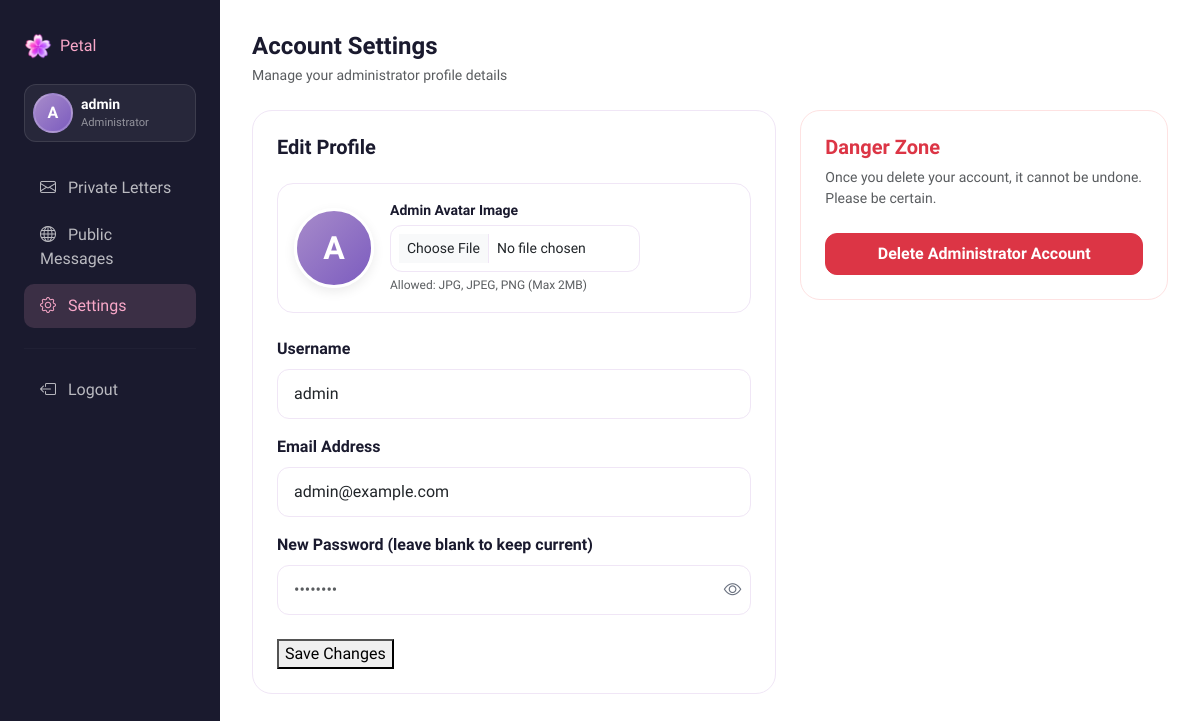
The app's page /pages/admin/settings.php (signed in) with its own data.
### tables this page shows
CREATE TABLE IF NOT EXISTS users (
    id INT AUTO_INCREMENT PRIMARY KEY,
    username VARCHAR(50) NOT NULL UNIQUE,
    email VARCHAR(150) NOT NULL UNIQUE,
    password VARCHAR(255) NOT NULL,
    avatar VARCHAR(255),
    created_at TIMESTAMP DEFAULT CURRENT_TIMESTAMP
);

### pages/admin/settings.php (the view, shortened to what this page needs)
<?php
require_once '../../includes/config.php';
$stmt = mysqli_prepare($conn, "SELECT id, username, email, avatar FROM users WHERE username = ?");
mysqli_stmt_bind_param($stmt, 's', $_SESSION['admin_username']);
mysqli_stmt_execute($stmt);
$admin = mysqli_fetch_assoc(mysqli_stmt_get_result($stmt));
?>
<!DOCTYPE html>
<html lang="en">
<head>
    <link href="https://cdn.jsdelivr.net/npm/bootstrap@5.3.0/dist/css/bootstrap.min.css" rel="stylesheet">
    <link href="https://cdn.jsdelivr.net/npm/bootstrap-icons@1.11.0/font/bootstrap-icons.css" rel="stylesheet">
    <link href="../../assets/css/style.css" rel="stylesheet">
</head>
<body>
<div class="d-flex">
    <div class="admin-sidebar d-none d-md-block" style="width:220px;min-width:220px;">
        <div class="petal-brand mb-4 d-flex align-items-center gap-2">
            <img src="../../assets/img/logo.png" alt="Petal" style="width: 28px; height: auto;"> Petal
        </div>
        <div class="d-flex align-items-center gap-2 mb-4 p-2" style="background: rgba(255,255,255,0.06); border-radius: 12px; border: 1px solid rgba(255,255,255,0.1);">
            <?php if (!empty($admin['avatar']) && file_exists('../../assets/uploads/avatars/' . $admin['avatar'])): ?>
                <img src="../../assets/uploads/avatars/<?= htmlspecialchars($admin['avatar']) ?>" alt="Avatar" class="rounded-circle" style="width: 40px; height: 40px; object-fit: cover; border: 2px solid rgba(255,255,255,0.2);">
            <?php else: ?>
                <div class="rounded-circle d-flex align-items-center justify-content-center fw-bold text-white" style="width: 40px; height: 40px; font-size: 1rem; background: linear-gradient(135deg, var(--purple) 0%, var(--purple-dark) 100%); border: 2px solid rgba(255,255,255,0.2);">
                    <?= strtoupper(substr($admin['username'], 0, 1)) ?>
                </div>
            <?php endif; ?>
            <div class="text-truncate">
                <div class="fw-bold text-white small text-truncate"><?= htmlspecialchars($admin['username']) ?></div>
                <div class="text-white-50" style="font-size: 0.7rem;">Administrator</div>
            </div>
        </div>
        <nav class="nav flex-column gap-1">
            <a href="dashboard.php?tab=private" class="nav-link">
                <i class="bi bi-envelope me-2"></i> Private Letters
            </a>
            <a href="dashboard.php?tab=public" class="nav-link">
                <i class="bi bi-globe me-2"></i> Public Messages
            </a>
            <a href="settings.php" class="nav-link active">
                <i class="bi bi-gear me-2"></i> Settings
            </a>
            <hr style="border-color:rgba(255,255,255,.1);">
            <a href="logout.php" class="nav-link text-danger">
                <i class="bi bi-box-arrow-left me-2"></i> Logout
            </a>
        </nav>
    </div>
    <div class="admin-content flex-grow-1">
        <h4 class="fw-bold mb-1">Account Settings</h4>
        <p class="text-muted small mb-4">Manage your administrator profile details</p>
        <div class="row g-4">
            <div class="col-md-7">
                <div class="p-4" style="background:#ffffff; border-radius:20px; border:1px solid var(--border);">
                    <h5 class="fw-bold mb-4">Edit Profile</h5>
                    <form method="POST" id="settings-form" enctype="multipart/form-data">
                        <div class="mb-4 d-flex align-items-center gap-3 p-3" style="background: var(--light); border-radius: 16px; border: 1px solid var(--border);">
                            <div class="avatar-preview-container" style="position: relative;">
                                <?php if (!empty($admin['avatar']) && file_exists('../../assets/uploads/avatars/' . $admin['avatar'])): ?>
                                    <img id="avatar-preview" src="../../assets/uploads/avatars/<?= htmlspecialchars($admin['avatar']) ?>" alt="Avatar" class="rounded-circle" style="width: 80px; height: 80px; object-fit: cover; border: 3px solid #ffffff; box-shadow: 0 4px 12px rgba(0,0,0,0.08);">
                                <?php else: ?>
                                    <div id="avatar-initials" class="rounded-circle d-flex align-items-center justify-content-center fw-bold text-white" style="width: 80px; height: 80px; font-size: 2rem; background: linear-gradient(135deg, var(--purple) 0%, var(--purple-dark) 100%); border: 3px solid #ffffff; box-shadow: 0 4px 12px rgba(0,0,0,0.08);">
                                        <?= strtoupper(substr($admin['username'], 0, 1)) ?>
                                    </div>
                                <?php endif; ?>
                            </div>
                            <div>
                                <label for="avatar_file" class="form-label fw-bold mb-1 small d-block">Admin Avatar Image</label>
                                <input type="file" class="form-control form-control-sm" id="avatar_file" name="avatar_file" accept=".png, .jpg, .jpeg" style="max-width: 250px;">
                                <span class="text-muted" style="font-size: 0.75rem;">Allowed: JPG, JPEG, PNG (Max 2MB)</span>
                            </div>
                        </div>
                        <div class="mb-3">
                            <label for="username" class="form-label fw-semibold">Username</label>
                            <input type="text" class="form-control" id="username" name="username"
                                   value="<?= htmlspecialchars($admin['username']) ?>">
                        </div>
                        <div class="mb-3">
                            <label for="email" class="form-label fw-semibold">Email Address</label>
                            <input type="email" class="form-control" id="email" name="email"
                                   value="<?= htmlspecialchars($admin['email']) ?>">
                        </div>
                        <div class="mb-4">
                            <label for="password" class="form-label fw-semibold">New Password (leave blank to keep current)</label>
                            <div class="input-group" style="position:relative;">
                                <input type="password" class="form-control" id="password" name="password"
                                       placeholder="••••••••" style="padding-right: 45px;">
                                <button class="btn" type="button" id="toggle-password" style="position:absolute; right:10px; top:50%; transform:translateY(-50%); border:none; background:transparent; padding:0; z-index:10; color:var(--gray); transition:color 0.2s;">
                                    <i class="bi bi-eye" style="font-size:1.1rem;"></i>
                                </button>
                            </div>
                        </div>
                        <button type="submit" class="petal-btn-primary">Save Changes</button>
                    </form>
                </div>
            </div>
            <div class="col-md-5">
                <div class="p-4" style="background:#ffffff; border-radius:20px; border:1px solid #fee2e2;">
                    <h5 class="fw-bold text-danger mb-2">Danger Zone</h5>
                    <p class="text-muted small mb-4">Once you delete your account, it cannot be undone. Please be certain.</p>
                    <form method="POST" onsubmit="return confirm('WARNING: Are you absolutely sure you want to delete your admin account? This action is permanent and cannot be undone.');">
                        <button type="submit" class="btn btn-danger w-100 py-2 fw-semibold" style="border-radius:12px;">
                            Delete Administrator Account
                        </button>
                    </form>
                </div>
            </div>
        </div>
    </div>
</div>
</body>
</html>

### assets/css/style.css (style rules this page uses)
:root { --pink: #f9a8c9; --pink-light: #fde8f2; --pink-dark: #e879a8; --purple: #a78bca; --purple-light: #ede9f8; --purple-dark: #7c5cbf; --white: #ffffff; --dark: #1a1a2e; --gray: #6b7280; --gray-light: #f3f4f6; --border: #f0e6f6; }
body { font-family: 'Plus Jakarta Sans', sans-serif; background-color: var(--white) !important; color: var(--dark); min-height: 100vh; max-width: 100vw !important; overflow-x: hidden !important; }
html { scroll-behavior: smooth; }
.form-control, .form-select { border: 1.5px solid var(--border) !important; border-radius: 12px !important; padding: 0.75rem 1rem; }
.admin-sidebar { background: var(--dark); min-height: 100vh; padding: 2rem 1.5rem; }
.admin-sidebar .petal-brand { color: var(--pink) !important; }
.admin-sidebar .nav-link { color: rgba(255, 255, 255, 0.7) !important; border-radius: 10px; padding: 0.6rem 1rem; font-weight: 500; text-decoration: none; display: block; }
.admin-sidebar .nav-link.active { background: rgba(249, 168, 201, 0.15); color: var(--pink) !important; }
.admin-content { padding: 2rem; background: var(--off-white); min-height: 100vh; }

### records on screen
users: username "A", username "admin", email "admin@example.com"
